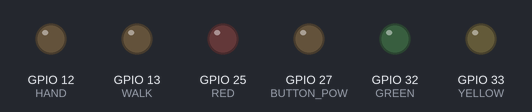
Simulated run of this sketch. Board: ESP32. Shown: output pins drawn as LEDs (lit = HIGH).

Above: at 0.0 s.
At 1.1 s:
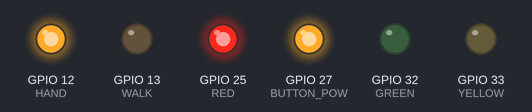
At 6.1 s:
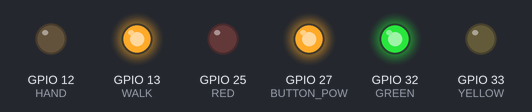
At 36.1 s:
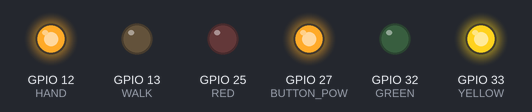
At 39.6 s:
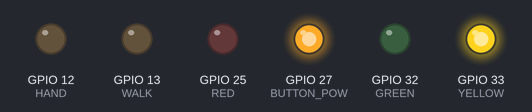
Timing chart, 0 to 40.0 s (numbered marks = the images above):
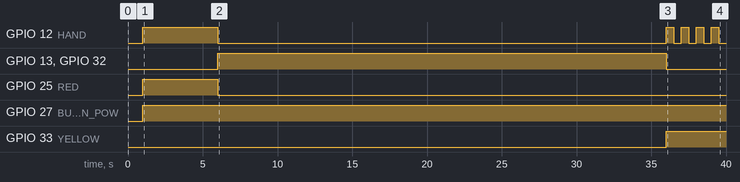

The sketch:

trafficController.ino
```cpp
// Gate
const int OPENING_TIME = 30;
const int CLOSING_TIME = 35;

// Walk signal
const int CLOCK_TIME = 14;

// Pin numbers (walk signal)
const int WALK = 13;
const int HAND = 12;

// Pin numbers (traffic light)
const int GREEN = 32;
const int YELLOW = 33;
const int RED = 25;

// Pin numbers (test button)
const int BUTTON_POW = 27;
const int BUTTON_IN = 26;

void setup() {
  Serial.begin(9600);
  delay(1000);

  // Setting pins
  pinMode(WALK, OUTPUT);
  pinMode(HAND, OUTPUT);
  pinMode(GREEN, OUTPUT);
  pinMode(YELLOW, OUTPUT);
  pinMode(RED, OUTPUT);
  pinMode(BUTTON_POW, OUTPUT);
  pinMode(BUTTON_IN, INPUT);

  // Setting states
  state(BUTTON_POW);
  state(HAND);
  state(RED);

  // Programming walk signal...
  delay(5000);
  cycle();
  delay(5000);
  cycle();
}

void loop() {
  // Input starts cycle
  if (digitalRead(BUTTON_IN) == HIGH) {
    cycle();
    delay(CLOSING_TIME);
  }

}

void cycle() {

  // Gate opening
  state(WALK);
  state(HAND);
  state(RED);
  state(GREEN);
  delay(OPENING_TIME * 1000);

  // Gate open
  state(WALK);
  state(HAND);

  // Toggle traffic light
  state(GREEN);
  state(YELLOW);

  // Flash hand and countdown timmer
  for (int i = 0; i < OPENING_TIME; i++) {
    delay(500);
    state(HAND);
    delay(500);
    state(HAND);
  }

  // Gate closed
  state(YELLOW);
  state(RED);

}

// Toggle state of pin
void state(int pin) {
  digitalWrite(pin, !digitalRead(pin));
}
```

Measured:
- by itself, GPIO 12 (HAND): goes HIGH 5.0 s, LOW 30.0 s, 3 × (HIGH 0.50 s, LOW 0.50 s), HIGH 0.50 s, then LOW
- by itself, GPIO 13 (WALK), GPIO 32 (GREEN): LOW → HIGH at 6.0 s, → LOW 30.0 s later
- by itself, GPIO 25 (RED): LOW → HIGH at 1.0 s, → LOW 5.0 s later
- by itself, GPIO 27 (BUTTON_POW): LOW → HIGH at 1.0 s
- by itself, GPIO 33 (YELLOW): LOW → HIGH at 36.0 s
